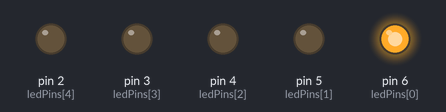
Simulated run of this sketch. Board: Arduino Uno, built with avr-gcc and run on an emulated ATmega328P. Parts: output pins drawn as LEDs (lit = HIGH).

Above: at 0.1 s.
At 4.1 s:
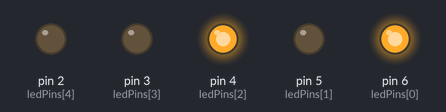
At 9.1 s:
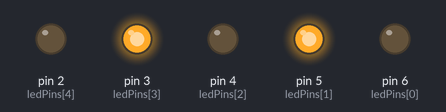
At 19.1 s:
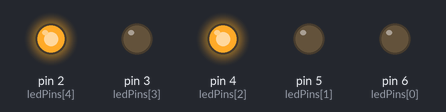
At 29.1 s:
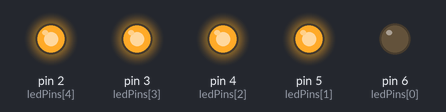
At 39.1 s:
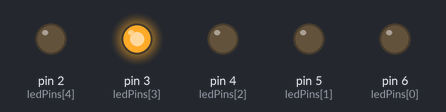
Timing chart, 0 to 40.0 s (numbered marks = the images above):
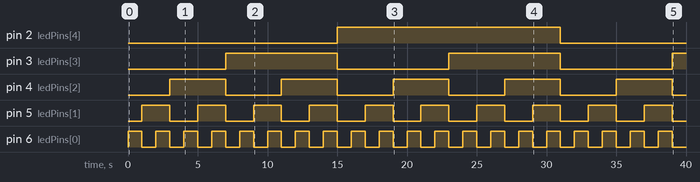

The sketch:

code.ino
```cpp
int ledPins[] = {6,5,4,3,2};
int WAIT_TIME = 1000;
int INCREMENT_VALUE = 1;
byte count;

void setup()
{
  for(int i = 0; i< 5 ; i++)
  {
    pinMode(ledPins[i], OUTPUT);
  }
  count=0;

}

void loop()
{

  count += INCREMENT_VALUE;
  displayBinaryValue(count);
  delay(WAIT_TIME); // Wait for 1000 millisecond(s)
}

void displayBinaryValue(byte num)
{
  for (byte i = 0; i < 5; i++) {

    if (bitRead(num, i)==1)
    {
      digitalWrite(ledPins[i], HIGH);
    }
    else
    {
      digitalWrite(ledPins[i], LOW);
    }

  }
}
  
```

Measured:
- by itself, pin 2 (ledPins[4]): LOW → HIGH at 15.0 s, → LOW 16.0 s later
- by itself, pin 3 (ledPins[3]): alternates HIGH for 8.0 s and LOW for 8.0 s
- by itself, pin 4 (ledPins[2]): alternates HIGH for 4.0 s and LOW for 4.0 s
- by itself, pin 5 (ledPins[1]): alternates HIGH for 2.0 s and LOW for 2.0 s
- by itself, pin 6 (ledPins[0]): alternates HIGH for 1.0 s and LOW for 1.0 s
